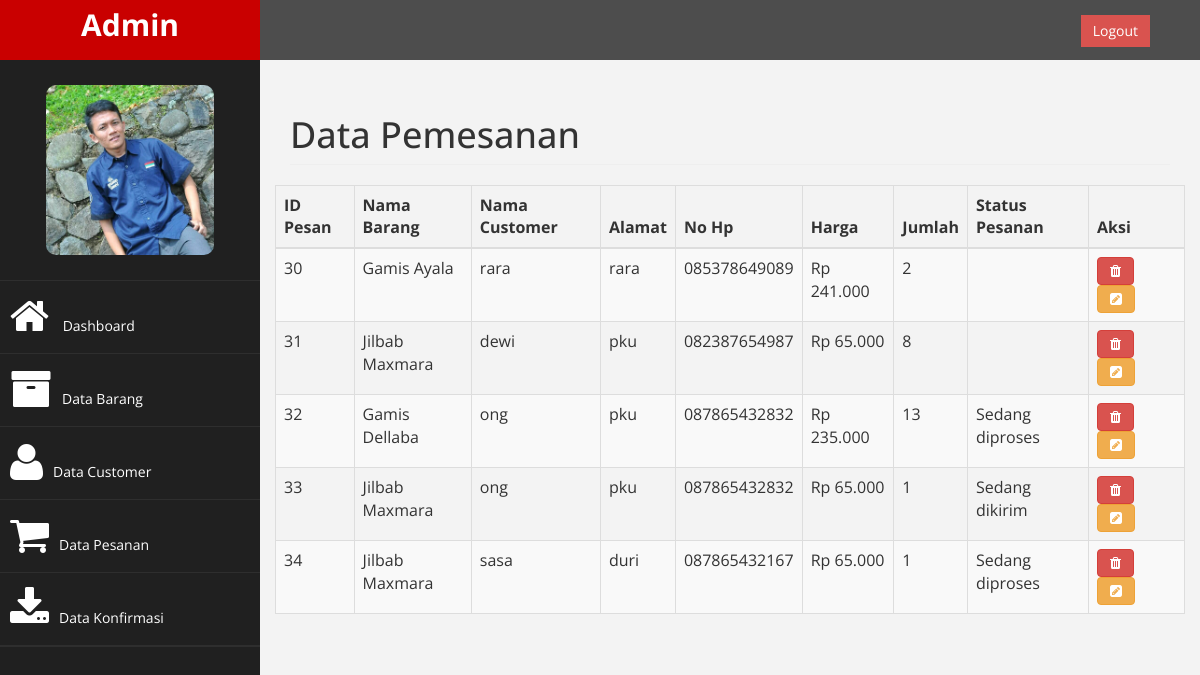
Page /index.php/memesan on the committed database.
### tables this page shows
CREATE TABLE `memesan` (
  `id_memesan` int(20) NOT NULL,
  `id_barang` int(20) NOT NULL,
  `id_customer` int(20) NOT NULL,
  `jumlah` int(20) NOT NULL,
  `status` varchar(50) NOT NULL
);

CREATE TABLE `barang` (
  `id_barang` int(10) NOT NULL,
  `nama_barang` varchar(50) NOT NULL,
  `bahan` varchar(20) NOT NULL,
  `keterangan` varchar(200) NOT NULL,
  `harga` varchar(20) NOT NULL,
  `gambar` varchar(50) NOT NULL
);

CREATE TABLE `customer` (
  `id_customer` int(10) NOT NULL,
  `nama` varchar(50) NOT NULL,
  `username` varchar(20) NOT NULL,
  `password` varchar(50) NOT NULL,
  `alamat` varchar(50) NOT NULL,
  `no_hp` varchar(20) NOT NULL
);

### application/controllers/Memesan.php (called while the page is built, shortened)
<?php
class Memesan extends CI_Controller
{
	function __construct()
	{
		$this->load->model('Memesan_model');
		$this->load->model('Customer_model');
		$this->load->model('Barang_model');
	}
	function index()
	{
		$data['memesan'] = $this->Memesan_model->ambil_data();
		$this->load->view('Admin/Memesan_list',$data);
	}
}
 ?>

### index.php (called while the page is built, shortened)
<?php
require_once BASEPATH.'core/CodeIgniter.php';

### application/models/Memesan_model.php (called while the page is built, shortened)
<?php
class Memesan_model extends CI_Model
{
	function ambil_data()
	{
		$this->db->select('memesan.id_memesan, barang.nama_barang, customer.nama, customer.alamat, customer.no_hp, barang.harga, memesan.jumlah, memesan.status');
        $this->db->from('memesan');
        $this->db->join('customer', 'memesan.id_customer = customer.id_customer');
        $this->db->join('barang', 'memesan.id_barang = barang.id_barang');
		$query = $this->db->get();
		return $query->result();
	}
}
 ?>

### application/views/Admin/Memesan_list.php (the view, shortened to what this page needs)
<div id="page-wrapper">
	<div class="row">
		<div class="col-lg-12">
			<h1 class="page-header">Data Pemesanan</h1>
		</div><?=$this->session->flashdata('memesan')?>
	</div>
	<div class="row">
		<table id="example" class="table table-striped table-bordered">
			<thead>
				<tr>
					<th>ID Pesan</th>
					<th>Nama Barang</th>
					<th>Nama Customer</th>
					<th>Alamat</th>
					<th>No Hp</th>
					<th>Harga</th>
					<th>Jumlah</th>
					<th>Status Pesanan</th>
					<th style="width: 96px">Aksi</th>
				</tr>
			</thead>
			<tbody>
				<?php foreach ($memesan as $key => $value) { ?>
				<tr>
					<td><?php echo $value->id_memesan; ?></td>
					<td><?php echo $value->nama_barang; ?></td>
					<td><?php echo $value->nama; ?></td>
					<td><?php echo $value->alamat; ?></td>
					<td><?php echo $value->no_hp; ?></td>
					<td><?php echo $value->harga; ?></td>
					<td><?php echo $value->jumlah; ?></td>
					<td><?php echo $value->status; ?></td>
					<td>
						<a href="<?php echo site_url('index.php/Memesan/delete/'.$value->id_memesan); ?>"
							class="btn btn-danger">
							<i class="fa fa-trash"></i>
						</a>
						<a href="<?php echo site_url('index.php/Memesan/update/'.$value->id_memesan); ?>"
							class="btn btn-warning">
							<i class="fa fa-pencil-square"></i>
						</a>
					</td>
				</tr>
				<?php } ?>
			</tbody>
		</table>
	</div>

### assets/admin/css/custom.css (style rules this page uses)
body { font-family: 'Open Sans', sans-serif; }
#page-wrapper { padding: 15px 15px; min-height: 600px; background:#F3F3F3; }
@media (min-width:768px) { #page-wrapper { margin: 0 0 0 260px; padding: 15px 30px; min-height: 1200px; } }

### rows in the picture
memesan: id_memesan "30", id_barang.nama_barang "Gamis Ayala", id_customer.nama "rara", id_customer.alamat "rara", id_customer.no_hp "085378649089", id_barang.harga "Rp 241.000", jumlah "2"
memesan: id_memesan "31", id_barang.nama_barang "Jilbab Maxmara", id_customer.nama "dewi", id_customer.alamat "pku", id_customer.no_hp "082387654987", id_barang.harga "Rp 65.000", jumlah "8"
memesan: id_memesan "32", id_barang.nama_barang "Gamis Dellaba", id_customer.nama "ong", id_customer.alamat "pku", id_customer.no_hp "087865432832", id_barang.harga "Rp 235.000", jumlah "13", status "Sedang diproses"
memesan: id_memesan "33", id_barang.nama_barang "Jilbab Maxmara", id_customer.nama "ong", id_customer.alamat "pku", id_customer.no_hp "087865432832", id_barang.harga "Rp 65.000", jumlah "1", status "Sedang dikirim"
memesan: id_memesan "34", id_barang.nama_barang "Jilbab Maxmara", id_customer.nama "sasa", id_customer.alamat "duri", id_customer.no_hp "087865432167", id_barang.harga "Rp 65.000", jumlah "1", status "Sedang diproses"
